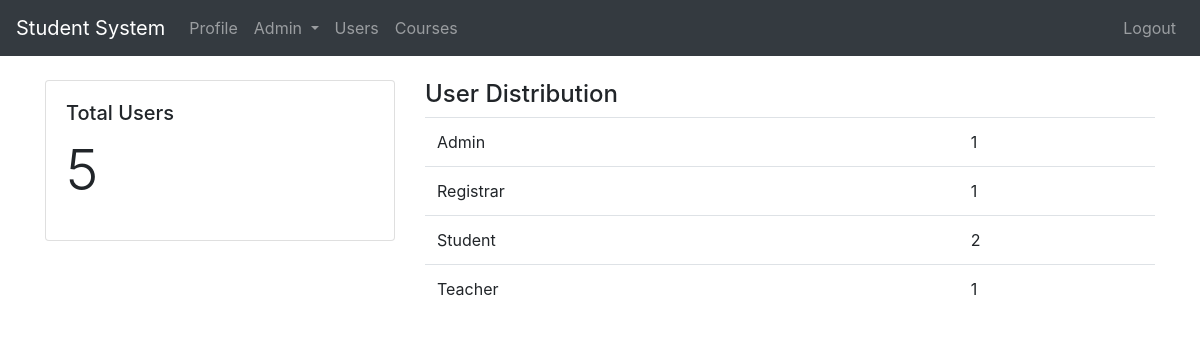
The page /admin-stats (signed in) on the database its author committed.
### app.py (models this page shows)
class User(db.Model):
    __tablename__ = 'users'
    id            = db.Column(db.Integer,    primary_key=True)
    username      = db.Column(db.String(80), unique=True, nullable=False)
    email         = db.Column(db.String(120),unique=True, nullable=False)
    password_hash = db.Column(db.String(128),nullable=False)
    role          = db.Column(db.String(20), nullable=False)
    is_active     = db.Column(db.Boolean,    default=False)
    department    = db.Column(db.String(100), nullable=True)
    section       = db.Column(db.String(50),  nullable=True)

### app.py (the view)
@app.route('/admin-stats')
@roles_required('admin')
def admin_stats():
    total_users = User.query.count()
    role_counts = dict(db.session.query(User.role, db.func.count(User.id)).group_by(User.role).all())
    risk_data   = {'at_risk': 34, 'not_at_risk': 66}
    return render_template('admin_stats.html', total_users=total_users, role_counts=role_counts, risk_data=risk_data)

### app.py (called while the page is built)
def roles_required(*required_roles):
    def decorator(f):
        @wraps(f)
        def wrapped(*args, **kwargs):
            if session.get('role') not in required_roles:
                flash('Access denied. Insufficient privileges', 'danger')
                return redirect(url_for('login'))
            return f(*args, **kwargs)
        return wrapped
    return decorator

### templates/admin_stats.html (shortened to what this page needs)
{% extends "base.html" %}
{% block content %}
<div class="row">
    <div class="col-md-4">
        <div class="card">
            <div class="card-body">
                <h5 class="card-title">Total Users</h5>
                <p class="display-4">{{ total_users }}</p>
            </div>
        </div>
    </div>
    <div class="col-md-8">
        <h4>User Distribution</h4>
        <table class="table">
            {% for role, count in role_counts.items() %}
            <tr>
                <td>{{ role|capitalize }}</td>
                <td>{{ count }}</td>
            </tr>
            {% endfor %}
        </table>
    </div>
</div>
{% endblock %}

### rows shown on the page
User: role "Admin", count "1"
User: role "Registrar", is_active "1"
User: role "Student", id "2"
User: role "Teacher", count "1"

### other values the page prints
{{ total_users }} "5"
